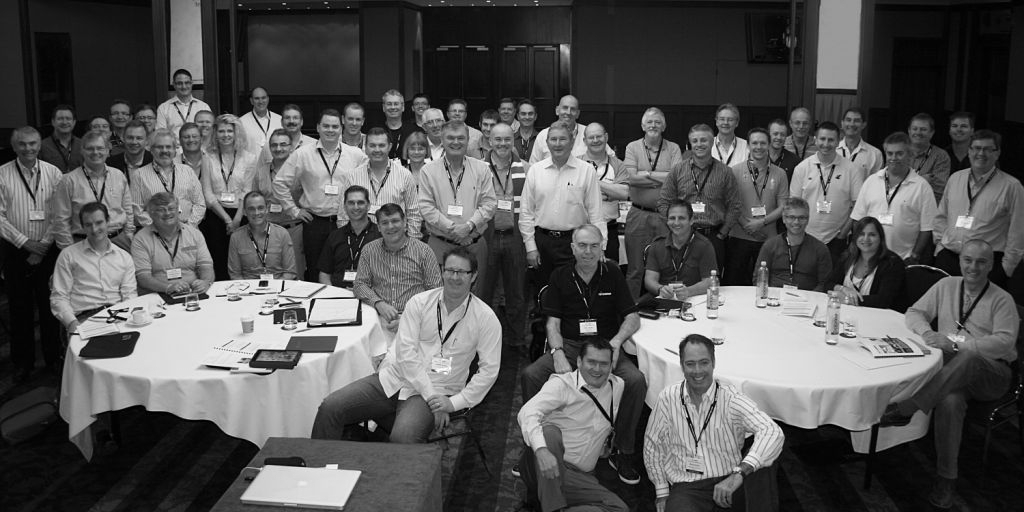
#> input picture Template Matching/Code/groupGray.jpg, 1024 x 512 px
$ python 'Assignment_1 Code.py'
#> lines starting #> are read from the running program, lines starting #| are printed output that depends on the picture
from typing import List
import numpy as np
import matplotlib as mplib
from matplotlib.image import imread
from PIL import Image
from itertools import islice
from numpy.random.mtrand import random
from matplotlib.patches import Rectangle
import matplotlib.pyplot as plt


image_array_1 = imread('groupGray.jpg')
#> image_array_1 is the input picture: shape (512, 1024); min 0, max 254, mean 85.2
rows_1,columns_1=image_array_1.shape
#> rows_1 = 512; columns_1 = 1024


# print("Number of rows in big Picture are ", rows_1 )
# print("Number of columns in big Picture are ", columns_1 )
# print(len(image_array_1))

image_array_2 = imread('boothiGray.jpg')
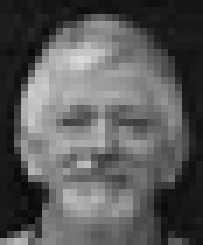
#> input picture Template Matching/Code/boothiGray.jpg, 29 x 35 px (shown 7 times larger)
#> image_array_2 is the input picture: shape (35, 29); min 8, max 218, mean 89.9
rows_2,columns_2=image_array_2.shape
#> rows_2 = 35; columns_2 = 29

# print("Number of rows in Small Picture are ", rows_2 )
# print("Number of columns in Small Picture are ", columns_2 )
# print(image_array_2)

def initilizePop(Rows,Columns,Size):
    Row_List=np.random.randint(Rows,size=(Size))
    Col_List=np.random.randint(Columns,size=(Size))
    pop= [(Row_List[i],Col_List[i]) for i in range (0,len(Row_List))]
    return(pop)


Row_List=list(np.random.randint(rows_1,size=(100)))
Col_List=list(np.random.randint(columns_1,size=(100)))

# Find corelation value of random points
def FitnessEvaluation(image_array_1,image_array_2,pop):
    fitness_val = []
    for i in range (len(pop)):
        x=pop[i][0]
        y=pop[i][1]
        if x+29<1024 and y+35<512:


            num=image_array_1[pop[i][1]:pop[i][1]+35,pop[i][0]:pop[i][0]+29]

            co_relation=np.mean((num-num.mean())*(image_array_2-image_array_2.mean()))/(num.std()*image_array_2.std())

            fitness_val.append(round(co_relation,2))
        else:
            fitness_val.append(round(-1,2))

    return fitness_val

# Sort Ranked_pop
def Selection(list1,list2):
    Selected_List=[]
    pairs=[]
    pairs = sorted(zip(list1, list2),reverse=True)
    for i in pairs:
        Selected_List.append(i[0])
    return (Selected_List)


#CrossOver Process
def CrossOver(Ranked_Pop):

    # Ranked pop without corelation
    Binary=[]
    for i in range(0,len(Ranked_Pop)):
        # print(Ranked_Pop,"aaa")
        x=Ranked_Pop[i][0]
        x=np.binary_repr(x,10)
        y=Ranked_Pop[i][1]
        y=np.binary_repr(y,10)
        Binary.append((x,y))

    New_Gen=[]
    for i in range(0,len(Binary),2):
        a_x=list(Binary[i][0])
        a_y=list(Binary[i][1])

        b_x=list(Binary[i+1][0])
        b_y=list(Binary[i+1][1])
        a=[]
        b=[]
        a.extend(a_x)
        a.extend(a_y)
        b.extend(b_x)
        b.extend(b_y)
        p=np.random.randint(1,len(a)-1)
        for i in range(p,len(a)):
            a[i],b[i]=b[i],a[i]

        #Swapping Process
        a,b = ''.join(a),''.join(b)

        New_Gen.append((int(a[0:10],2),int(a[10:],2)))
        New_Gen.append((int(b[0:10],2),int(b[10:],2)))

    return New_Gen

def Mutation(Evolved_1):

    Binary_Gen_2=[]
    Mutated_Gen=[]

    for i in range(0,len(Evolved_1)):

        x=Evolved_1[i][0]
        x=np.binary_repr(x,10)
        y=Evolved_1[i][1]
        y=np.binary_repr(y,10)
        Binary_Gen_2.append((x,y))

    # covert touples into list

    List_Gen_1=[i for t in Binary_Gen_2 for i in t]

    for i in range(0,len(List_Gen_1)):
        a=list(List_Gen_1[i])

        p=np.random.randint(1,len(a)-1)
        One='1'
        Zero='0'
        for j in range(0,len(a)):
            if (j==p):
                if (a[j]==One):
                    a[j]=Zero
                    a=''.join(a)
                    Mutated_Gen.append((int(a[0:10],2)))

                else:
                    a[j]=One
                    a=''.join(a)
                    Mutated_Gen.append((int(a[0:10],2)))
    Mutated_Gen=[(Mutated_Gen[i],Mutated_Gen[i+1]) for i in range(0,len(Mutated_Gen),2)]
    return Mutated_Gen


pop=initilizePop(1024-29,512-35,100)
print("Population is", pop)

fitness=FitnessEvaluation(image_array_1,image_array_2,pop)
#> the loop in FitnessEvaluation, `for i in range (len(pop)):` made 100 passes
#> co_relation on passes 1 to 12: -0.176, -0.288, 0.375, 0.126, 0.152, -0.0818, -0.0781, -0.0174, -0.00504, -0.0319, 0.0749, -0.055
#> pass 1, in FitnessEvaluation, `num=image_array_1[pop[i][1]:pop[i][1]+35,pop[i][0]:pop[i][0]+29]`:
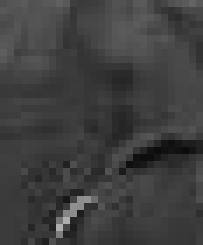
#> num: shape (35, 29) (shown 7 times larger); min 12, max 174, mean 62.7
#> pass 3, in FitnessEvaluation, `num=image_array_1[pop[i][1]:pop[i][1]+35,pop[i][0]:pop[i][0]+29]`:
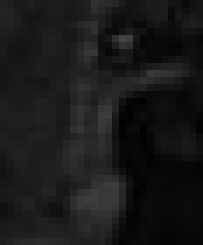
#> num: shape (35, 29) (shown 7 times larger); min 1, max 67, mean 24.8
#> after the loop in FitnessEvaluation, `for i in range (len(pop)):`: fitness_val = 100 values, max 0.38 at index 2, min -0.39 at index 39, mean -0.0094
#> fitness has the same summary as fitness_val in FitnessEvaluation
print("Fitness of each random is",fitness)
#> (printed output is left out)

Ranked_Pop=Selection(pop,fitness)
#> in Selection, `pairs = sorted(zip(list1, list2),reverse=True)`: pairs = 100 items
#> the loop in Selection, `for i in pairs:` made 100 passes
#> i on passes 1 to 12: ((979, 93), -0.01), ((978, 357), -0.11), ((963, 265), -0.11), ((956, 255), 0.2), ((928, 254), 0.08), ((925, 418), -0.36), ((889, 423), 0.19), ((889, 36), -0.39), ((886, 256), -0.26), ((886, 146), -0.35), ((880, 29), -0.02), ((875, 148), -0.08)
#> after the loop in Selection, `for i in pairs:`: Selected_List = 100 pairs, first value 11 to 979, second value 2 to 459
#> Ranked_Pop has the same summary as Selected_List in Selection

print("Ranked Pop is",Ranked_Pop)
#> (printed output is left out)

Gen_1=CrossOver(Ranked_Pop)
#> the loop in CrossOver, `for i in range(0,len(Ranked_Pop)): # print(Ranked_Pop,"aaa")` made 100 passes
#> (x, y) on passes 1 to 12: ('1111010011', '0001011101'), ('1111010010', '0101100101'), ('1111000011', '0100001001'), ('1110111100', '0011111111'), ('1110100000', '0011111110'), ('1110011101', '0110100010'), ('1101111001', '0110100111'), ('1101111001', '0000100100'), ('1101110110', '0100000000'), ('1101110110', '0010010010'), ('1101110000', '0000011101'), ('1101101011', '0010010100')
#> after the loop in CrossOver, `for i in range(0,len(Ranked_Pop)):`: Binary = 100 items, first 6: ('1111010011', '0001011101'), ('1111010010', '0101100101'), ('1111000011', '0100001001'), ('1110111100', '0011111111'), ('1110100000', '0011111110'), ('1110011101', '0110100010')
#> the loop in CrossOver, `for i in range(0,len(Binary),2):` made 50 passes
#> (a_x, a_y, b_x, b_y, p) on passes 3, 6, 7: (['1', '1', '1', '0', '1', '0', '0', '0', '0', '0'], ['0', '0', '1', '1', '1', '1', '1', '1', '1', '0'], ['1', '1', '1', '0', '0', '1', '1', '1', '0', '1'], ['0', '1', '1', '0', '1', '0', '0', '0', '1', '0'], 1), (['1', '1', '0', '1', '1', '1', '0', '0', '0', '0'], ['0', '0', '0', '0', '0', '1', '1', '1', '0', '1'], ['1', '1', '0', '1', '1', '0', '1', '0', '1', '1'], ['0', '0', '1', '0', '0', '1', '0', '1', '0', '0'], 18), (['1', '1', '0', '1', '1', '0', '1', '0', '0', '0'], ['0', '1', '1', '0', '1', '1', '0', '1', '0', '1'], ['1', '1', '0', '1', '1', '0', '0', '0', '0', '0'], ['0', '1', '0', '0', '0', '0', '0', '0', '1', '1'], 10)
#> (a_y, b_x, b_y, p) on passes 4, 5, 12, 17: (['0', '1', '1', '0', '1', '0', '0', '1', '1', '1'], ['1', '1', '0', '1', '1', '1', '1', '0', '0', '1'], ['0', '0', '0', '0', '1', '0', '0', '1', '0', '0'], 10), (['0', '1', '0', '0', '0', '0', '0', '0', '0', '0'], ['1', '1', '0', '1', '1', '1', '0', '1', '1', '0'], ['0', '0', '1', '0', '0', '1', '0', '0', '1', '0'], 12), (['0', '1', '1', '0', '1', '1', '0', '0', '0', '1'], ['1', '1', '0', '0', '0', '0', '0', '0', '1', '0'], ['0', '0', '1', '0', '0', '1', '0', '1', '1', '1'], 4), (['0', '1', '0', '1', '1', '0', '0', '0', '0', '1'], ['1', '0', '1', '0', '1', '1', '1', '0', '0', '0'], ['0', '1', '0', '1', '0', '1', '1', '0', '1', '1'], 8)
#> after the loop in CrossOver, `for i in range(0,len(Binary),2):`: New_Gen = 100 pairs, first value 11 to 979, second value 0 to 459
#> Gen_1 has the same summary as New_Gen in CrossOver
print("CrossOver Evolved is: ",Gen_1)
#> (printed output is left out)
Gen_2=Mutation(Gen_1)
#> the loop in Mutation, `for i in range(0,len(Evolved_1)): ` made 100 passes
#> (x, y) on passes 1 to 12: ('1111010011', '0001000101'), ('1111010010', '0101111101'), ('1111000011', '0011111111'), ('1110111100', '0100001001'), ('1110011101', '0110100010'), ('1110100000', '0011111110'), ('1101111001', '0000100100'), ('1101111001', '0110100111'), ('1101110110', '0110010010'), ('1101110110', '0000000000'), ('1101110000', '0000011100'), ('1101101011', '0010010101')
#> x on pass 25: '1011111011'
print("Mutation Evolved is: ", Gen_2)
#> (printed output is left out)

fitness_2=FitnessEvaluation(image_array_1,image_array_2,Gen_2)
#> the loop in FitnessEvaluation (call 2), `for i in range (len(pop)):` made 100 passes
#> pass 1, in FitnessEvaluation (call 2), `num=image_array_1[pop[i][1]:pop[i][1]+35,pop[i][0]:pop[i][0]+29]`:
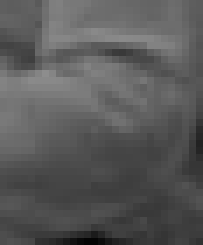
#> num: shape (35, 29) (shown 7 times larger); min 4, max 141, mean 88.7
#> pass 3, in FitnessEvaluation (call 2), `num=image_array_1[pop[i][1]:pop[i][1]+35,pop[i][0]:pop[i][0]+29]`:
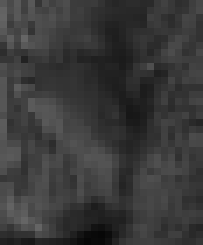
#> num: shape (35, 29) (shown 7 times larger); min 7, max 101, mean 57.1
print("Fitness of mutated random is", fitness_2)
#> (printed output is left out)

temp = True
mean=[]
max=[]
for i in range(5000):
    for j in range(0,len(fitness_2)):

        if (fitness_2[j]>0.85):

            print("Babe Ki Boothi recognized at" , i,"th" , "generation")
            temp = j

            # Stopping Criteria
            break
    if temp != True:
        break


    Ranked_Gen_2=Selection(Gen_2,fitness_2)

    mean.append(sum(fitness_2)/len(fitness_2))
    c=sorted(fitness_2, reverse=True)
    max.append(c[0])


    Gen_1_1=CrossOver(Ranked_Gen_2)

    Gen_2=Mutation(Gen_1_1)

    fitness_2=FitnessEvaluation(image_array_1,image_array_2,Gen_2)


if temp != True:
    x=Gen_2[temp][0]
    y=Gen_2[temp][1]


print(c, "loop")
plt.plot(max)
plt.plot(mean)
plt.show()
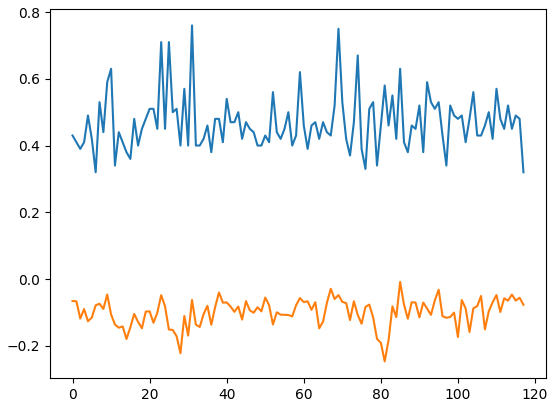
#> figure drawn by matplotlib, 1 panel; curve peaks at x = 31, y = 0.76; curve peaks at x = 85, y = -0.0087

plt.imshow(Image.open("groupGray.jpg"))
plt.gca().add_patch(Rectangle((x,y),29,35,linewidth=1,edgecolor='r',facecolor='none'))
plt.show()
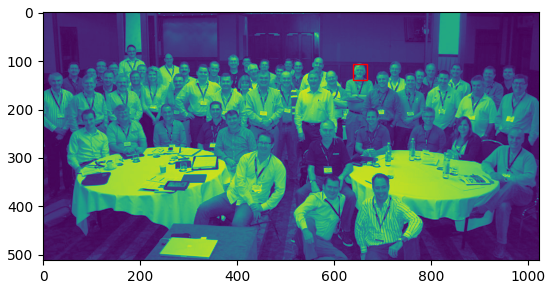
#> figure drawn by matplotlib, 1 panel
